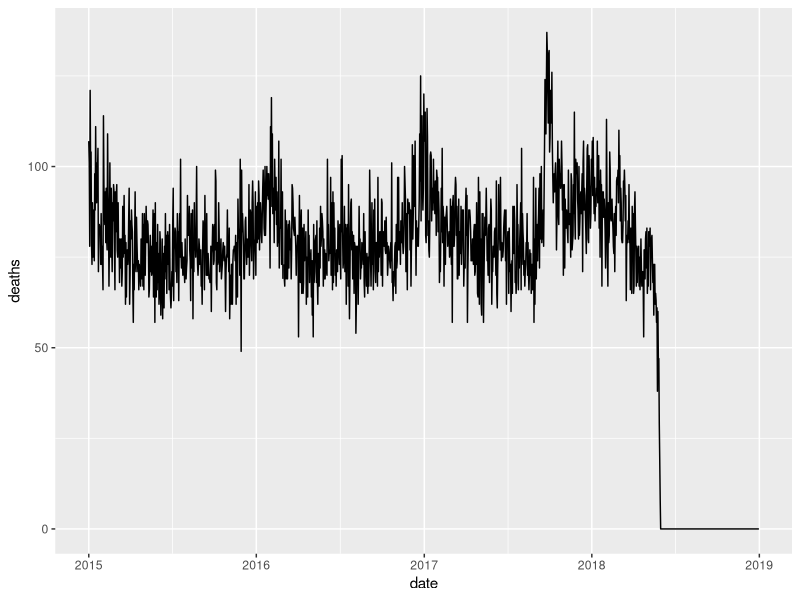
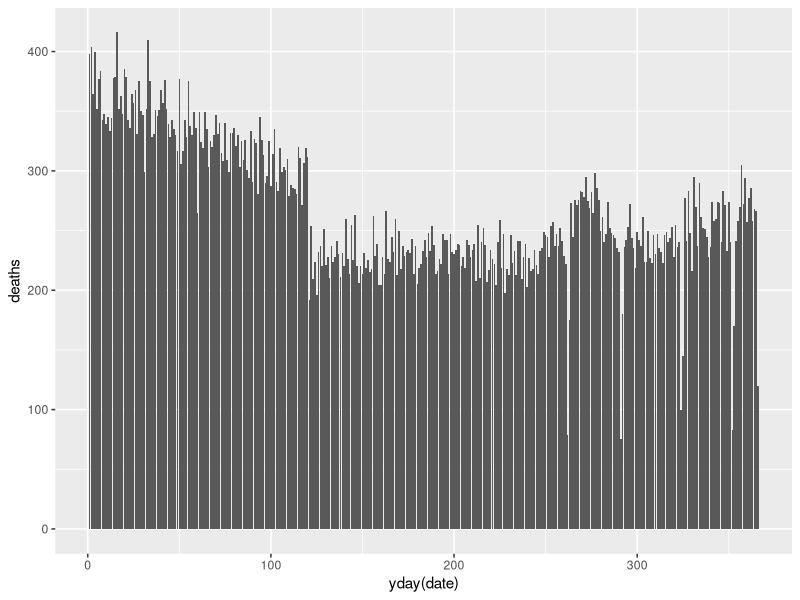
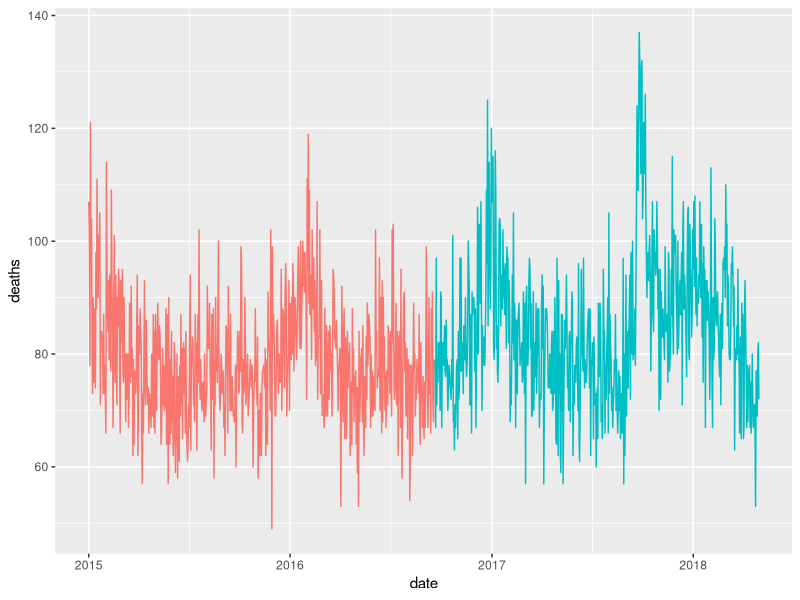
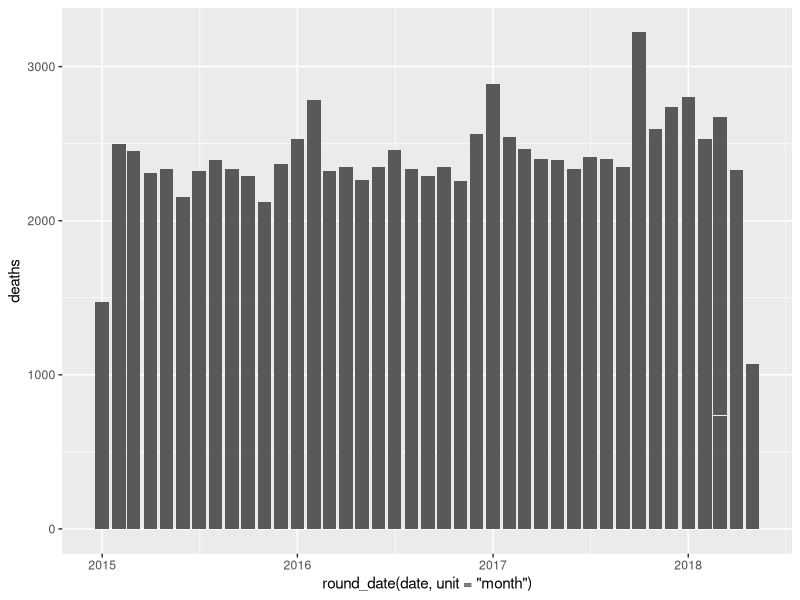

The R source for these figures, in order:
library(ggplot2)
library(dplyr)
library(purrr)
library(stringr)
library(tidyr)
library(forcats)
library(readr)
library(lubridate)

# 1
pr <- read_csv("./data/mortality_report.csv")

num <- 1:12
names(num) <- unique(pull(pr, month))
# esto funciona porque los meses están ordenados, hay que tener cuidado con eso

# 2 y 3
pr <- 
  pr %>%
    mutate(month = recode(month, !!!num),
           date = make_date(year, month, day))

# 4
ggplot(pr, aes(x = date, y = deaths)) + 
  geom_line()

# 5
pr <- filter(pr, date < ymd("20180501"))

# 6
ggplot(pr, aes(x = yday(date), y = deaths)) + 
  geom_col()

# 7
pr %>%
  mutate(after_date = date >= ymd("20160920")) %>%
  ggplot(aes(x = date, y = deaths, color = after_date)) +
    geom_line() + 
    theme(legend.position = "none")

# 8
pr %>%
  ggplot(aes(x = round_date(date, unit = "month"), y = deaths)) + 
  geom_col()
